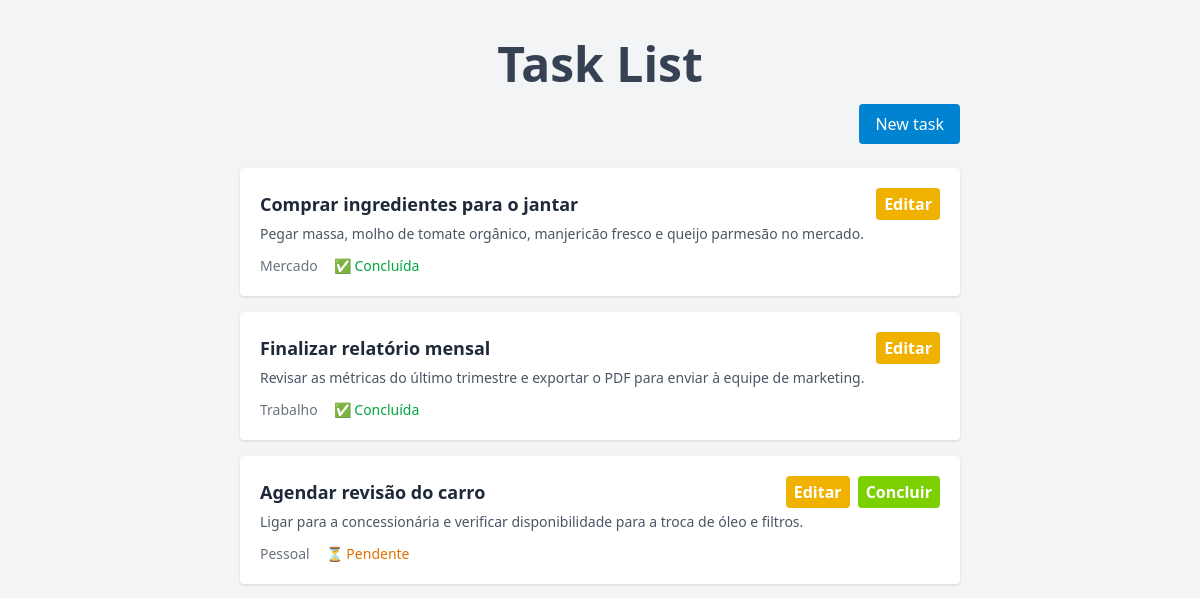
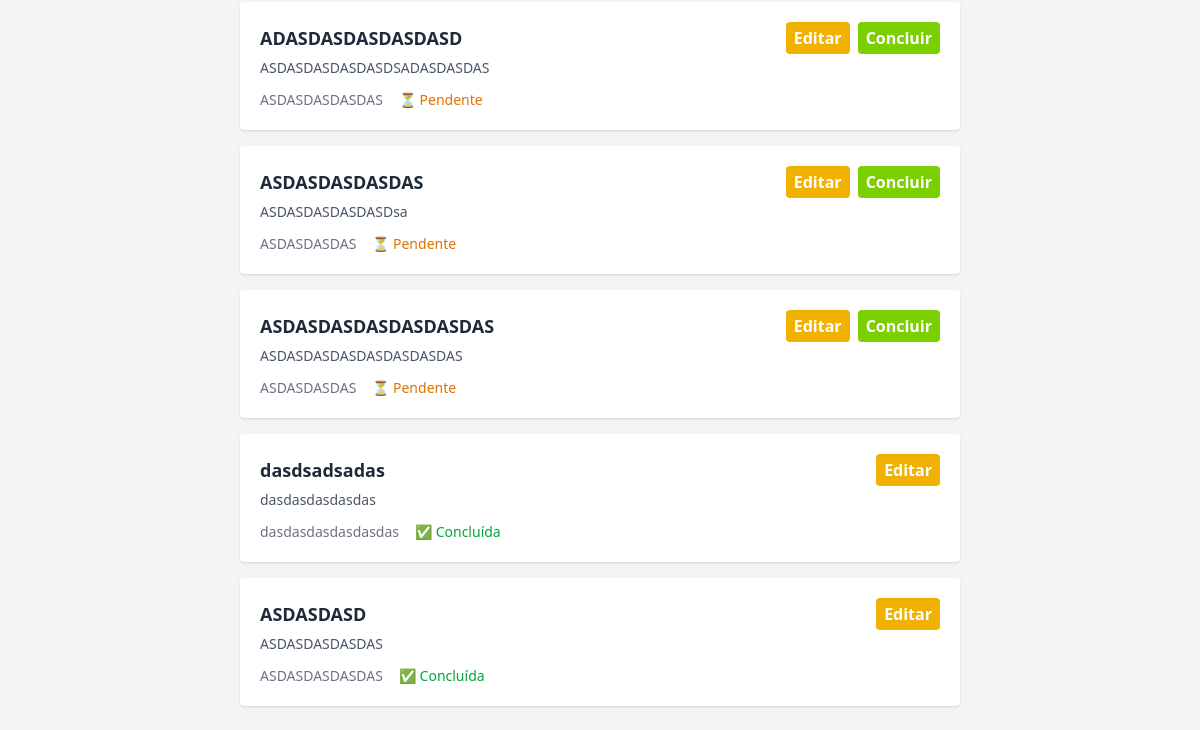
Before: / with the older database file (2 pictures, top to bottom).
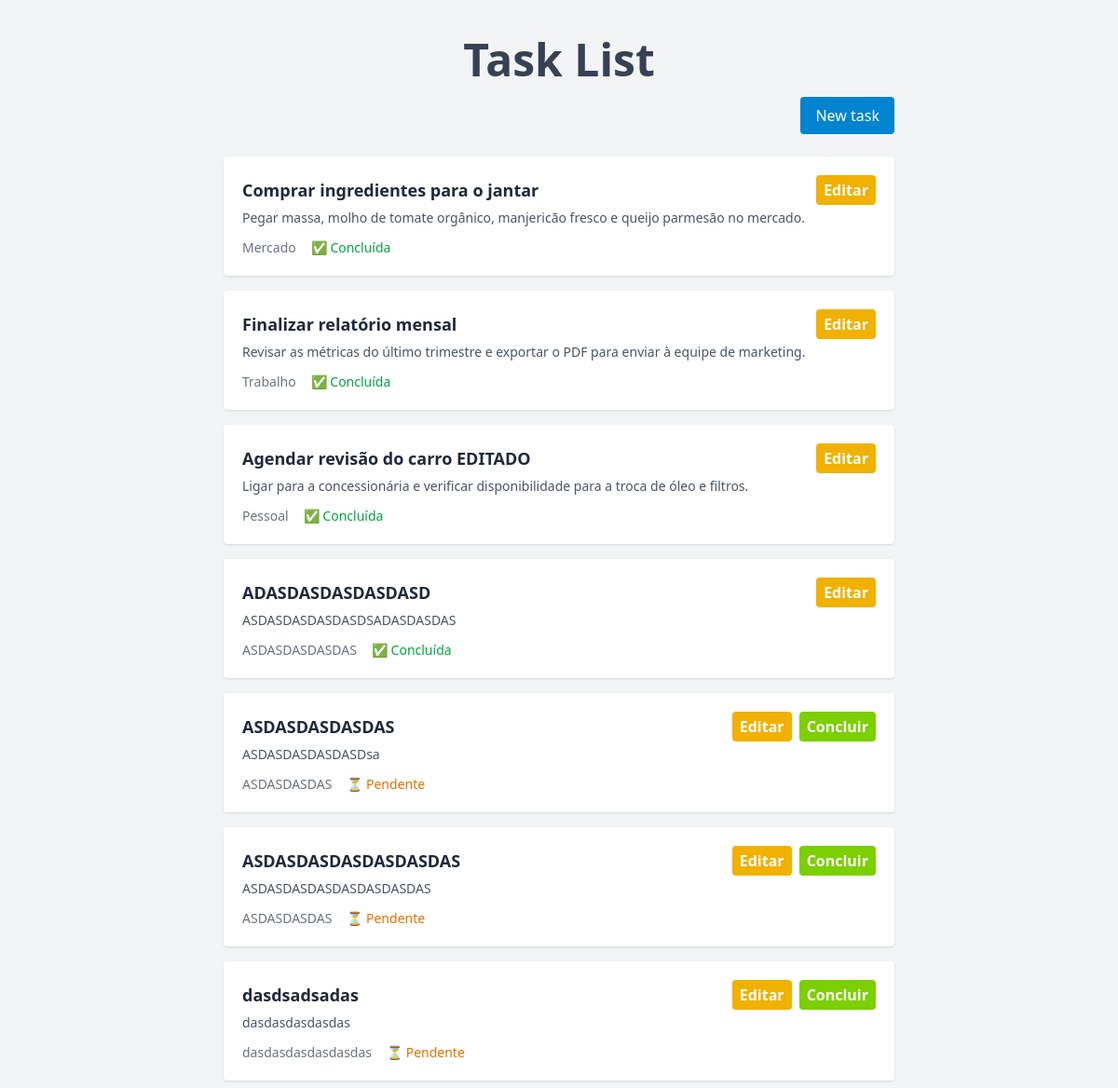
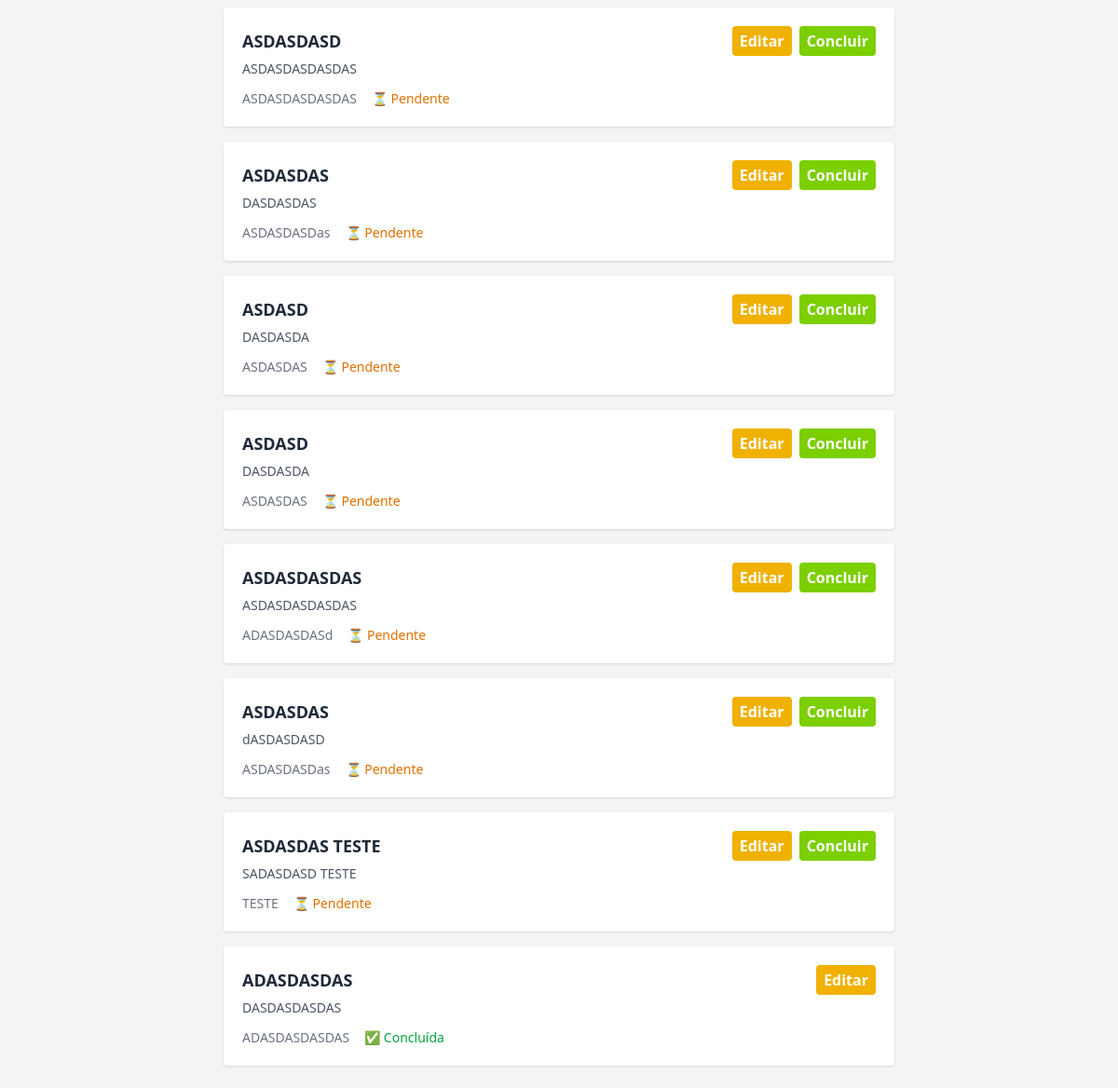
After: the same page with the newer database file (2 pictures, top to bottom).
### core/models.py (models this page shows, shortened)
class Task(models.Model):
    title = models.CharField(max_length=200) #Charfield for short text
    description = models.TextField() #TextField for long text
    is_done = models.BooleanField(default=False)
    created_at = models.DateTimeField(auto_now_add=True)
    category = models.CharField(max_length=100, blank=True, null=True) #New field for category

### core/views.py (the view, shortened to what this page needs)
# urls.py: path("", views.TaskListView.as_view(), name="task_list"),
class TaskListView(View):
    def get(self, request):
        tasks = Task.objects.all()
        form = TaskForm()
        context = {"tasks": tasks, "form": form}
        return render(request, "task_list.html", context)

### core/templates/task_list.html (shortened to what this page needs)
<!doctype html>
<html lang="en">
<head>
  <script src="https://cdn.jsdelivr.net/npm/@tailwindcss/browser@4"></script>
</head>
<body class="bg-gray-100 min-h-screen">
  <div class="max-w-3xl mx-auto p-6">
    <h1 class="text-5xl font-bold text-center text-gray-700 py-4">
      Task List
    </h1>
    <div class="flex justify-end">
      <a href="{% url 'create_task' %}" class="bg-sky-600 hover:bg-sky-700 text-white px-4 py-2 rounded">
        New task
      </a>
    </div>
    <ul class="space-y-4 mt-6">
      {% for task in tasks %}
      <li class="bg-white rounded-[.25rem] shadow-sm p-5">
        <div class="flex justify-between items-center">
          <h3 class="text-lg font-semibold text-gray-800">
            {{ task.title }}
          </h3>
          <div class="flex gap-2">
            <form method="GET" action="{% url 'update_task' task.id %}">
              <button type="submit"
                class="rounded-[.25rem] bg-yellow-500 hover:bg-yellow-600 transition-colors px-2 py-1 text-white font-semibold cursor-pointer">
                Editar
              </button>
            </form>
            {% if not task.is_done %}
            <form method="POST" action="{% url 'complete_task' task.id %}">
              <button type="submit"
                class="rounded-[.25rem] bg-lime-500 hover:bg-lime-600 transition-colors px-2 py-1 text-white font-semibold cursor-pointer">
                Concluir
              </button>
            </form>
            {% endif %}
          </div>
        </div>
        <p class="text-gray-600 text-sm mt-1">{{ task.description }}</p>
        <div class="flex items-center gap-4 mt-3 text-sm">
          <div>
            <span class="text-gray-500"> {{ task.category }} </span>
          </div>
          {% if task.is_done %}
          <span class="text-green-600 font-medium flex items-center gap-1">
            ✅ Concluída
          </span>
          {% else %}
          <span class="text-amber-600 font-medium flex items-center gap-1">
            ⏳ Pendente
          </span>
          {% endif %}
        </div>
      </li>
      {% empty %}
      <p class="text-gray-500">Nenhuma tarefa cadastrada.</p>
      {% endfor %}
    </ul>
  </div>
</body>
</html>

Changed rows visible on the page:
changed Task "Pessoal": title "Agendar revisão do carro" → "Agendar revisão do carro EDITADO"; is_done "Concluir ⏳ Pendente" → "✅ Concluída"
changed Task "ADASDASDASDASDASD": is_done "Concluir ⏳ Pendente" → "✅ Concluída"
changed Task "dasdsadsadas": is_done "✅ Concluída" → "Concluir ⏳ Pendente"
changed Task "ASDASDASD": is_done "✅ Concluída" → "Concluir ⏳ Pendente"
added Task: title "ASDASDAS", is_done "Concluir", description "DASDASDAS", category "ASDASDASDas"
added Task: title "ASDASD", is_done "Concluir", description "DASDASDA", category "ASDASDAS"
added Task: title "ASDASD", is_done "Concluir", description "DASDASDA", category "ASDASDAS"
added Task: title "ASDASDASDAS", is_done "Concluir", description "ASDASDASDASDAS", category "ADASDASDASd"
added Task: title "ASDASDAS", is_done "Concluir", description "dASDASDASD", category "ASDASDASDas"
added Task: title "ASDASDAS TESTE", is_done "Concluir", description "SADASDASD TESTE", category "TESTE"
added Task: title "ADASDASDAS", description "DASDASDASDAS", category "ADASDASDASDAS", is_done "✅ Concluída"
